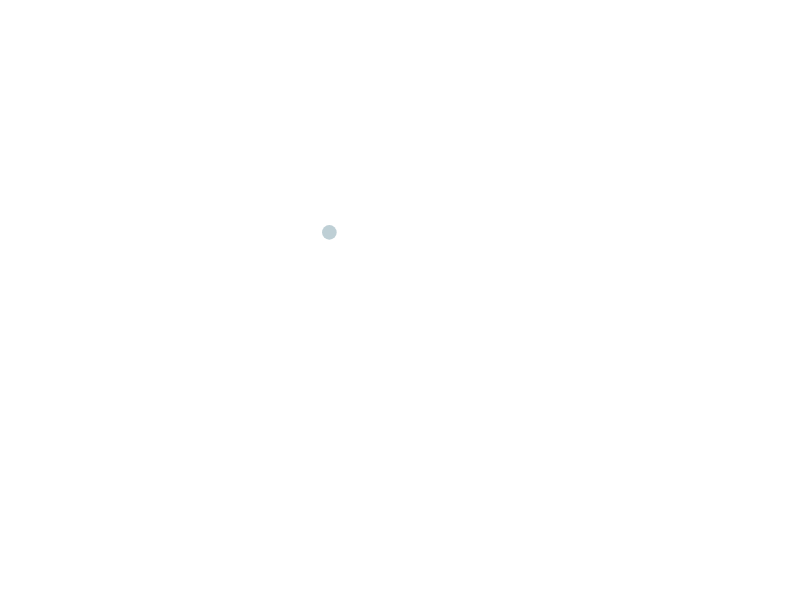
Frame 1 (no input)
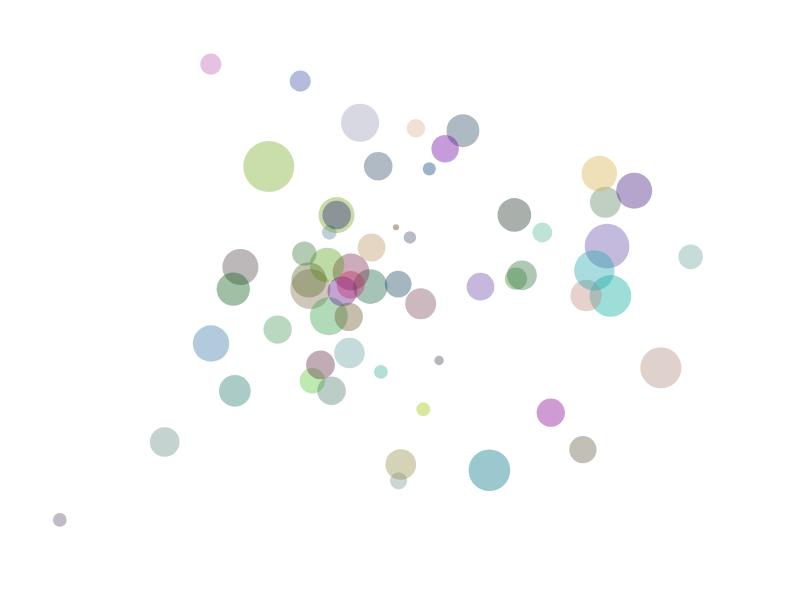
Frame 60 (no input)
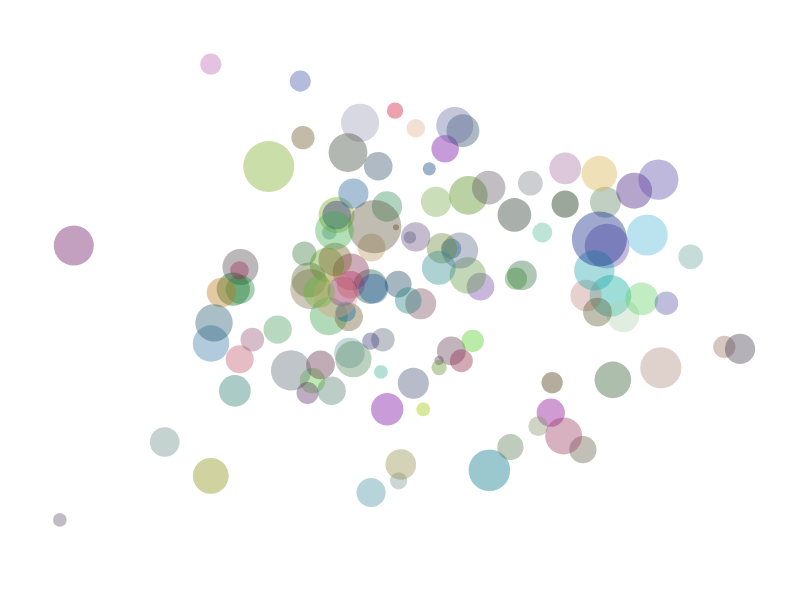
Frame 120 (the mouse pressed at the canvas centre since frame 60)

The p5.js sketch that drew these frames (run headless with seeded random() and noise() and a simulated clock; from frame 60 on, the mouse is pressed at the canvas centre):

// p5.js sketch
// ── sketch.js
let splatter;

function setup() {
  createCanvas(800, 600);
  splatter = new PaintSplatter();
}

function draw() {
  splatter.step();
  splatter.draw();
}

class PaintSplatter {
  constructor() {
    this.x = this.setX();
    this.y = this.setY();
    this.size = this.setSize();
    this.color = this.setColor();
  }

  setX() {
    this.x = randomGaussian(width / 2, width / 6) % width;
  }

  setY() {
    this.y = randomGaussian(height / 2, height / 6) % height;
  }

  setSize() {
    this.size = randomGaussian(30, 9);
  }

  setColor() {
    this.color = color(randomGaussian(100, 50), randomGaussian(100, 50), randomGaussian(100, 50), 100);
  }

  step() {
    this.setX();
    this.setY();
    this.setSize();
    this.setColor();
  }

  draw() {
    noStroke();
    fill(this.color);
    circle(this.x, this.y, this.size);
  }
}
